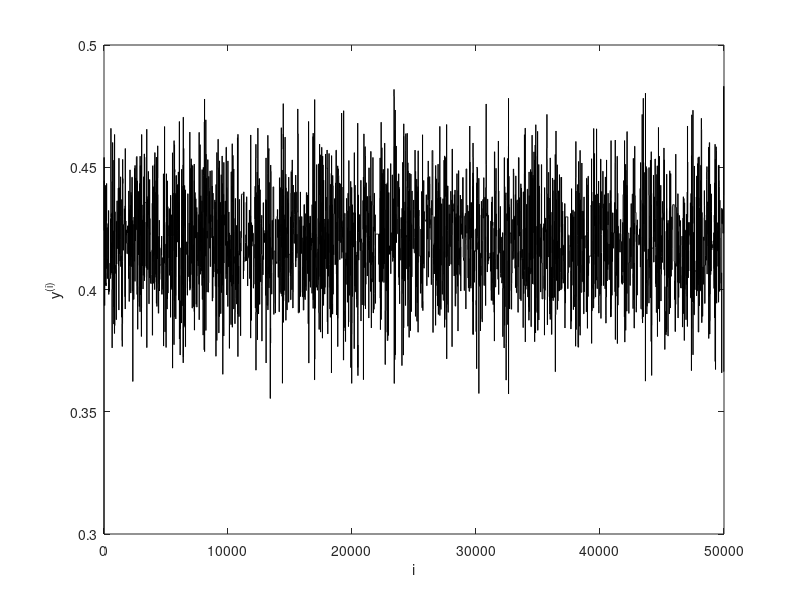

The MATLAB script that drew this image:
% Program for Metropolis-Hastings analysis for driving school data
% X ~ Geo(p), prior: p~Beta(alpha,beta)

% Driving school data
%data=[71 39 14 10 7 3 0 0 3];
 data=[99 39 17 13 6 6 5 1];
% Prior parameters
alpha=113.6;
beta=205;

nocy=50000;

% Initalise the vector y
y=zeros(nocy+1,1);

% Inital value
y(1)=0.3;

for i=2:nocy+1
   b=y(i-1);
   a=rand;
   A=sum(data(1:8))+alpha-1;
   B=sum(data(1:8).*(1:8))+data(8)*8-sum(data(1:8))+beta-1;
   posta=a^A*(1-a)^B;
   postb=b^A*(1-b)^B;
   alphacrit=min(1,posta/postb);
   if alphacrit>rand
       y(i)=a;
   else
       y(i)=b;
   end
end

burnin=10000;
plot(0:nocy,y,'k')
axis([0 nocy 0.3 0.5])
xlabel('i')
ylabel('y^(^i^)')
postmean=mean(y(burnin+1:nocy+1))
poststd=std(y(burnin+1:nocy+1))


